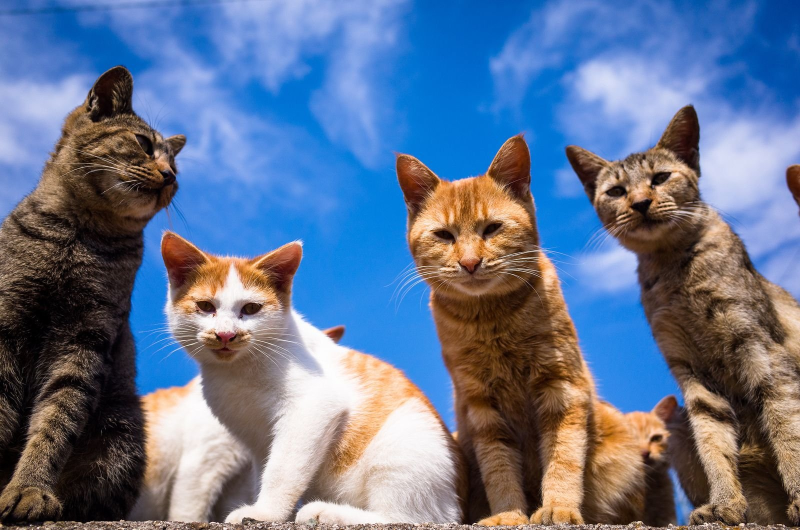
#> input picture ind/cat.jpg, 1600 x 1060 px (shown at 1/2 size)
$ jupyter execute ind.ipynb
#> lines starting #> are read from the running program, lines starting #| are printed output that depends on the picture
### Задание
Считать цветное изображение и выполнить вывод:
1. Проквантовать изображение, сократив число градаций до 8, 4, 2
2. Продискретизировать изображение с шагом дискретизации  10, 20, 30

[cell 1]
import cv2
from matplotlib import pyplot as plt
import numpy as np

[cell 2]
img = cv2.imread('cat.jpg')
#> img is the input picture: shape (1060, 1600, 3); mean B, G, R 143.7, 116.4, 100.9
img = cv2.cvtColor(img,cv2.COLOR_BGR2RGB)

Z = img.reshape((-1, 3))
Z = np.float32(Z)

crt = (cv2.TERM_CRITERIA_EPS + cv2.TERM_CRITERIA_MAX_ITER, 10, 1.0)

k = 8

pose = 221
plt.subplot(pose)
plt.axis('off')
plt.title("Оригинал")
plt.imshow(img)

while k >= 2:
    ret, label, center = cv2.kmeans(Z, k, None, crt, 10, cv2.KMEANS_RANDOM_CENTERS)
#> ret = 1.62e+09; center = [[96.21, 66.9, 48.6], [213.7, 172.7, 140.5], [37.17, 22.05, 15.81], [65.36, 132.3, 218.3], [232.5, 224.6, 226.1], [150.9, 116, 91.17], [135.6, 163.4, 226.2], [12.87, 112.1, 204.7]]

    center = np.uint8(center)
#> center = [[96, 66, 48], [213, 172, 140], [37, 22, 15], [65, 132, 218], [232, 224, 226], [150, 116, 91], [135, 163, 226], [12, 112, 204]]
    res = center[label.flatten()]
    res2 = res.reshape((img.shape))
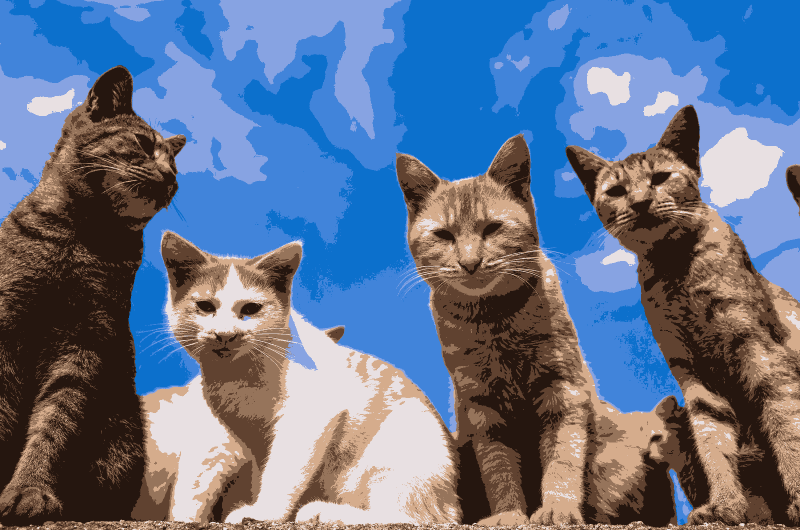
#> res2: shape (1060, 1600, 3) (shown at 1/2 size); mean R, G, B 100.4, 116, 143.2

    pose +=1
    plt.subplot(pose)
    plt.axis('off')
    plt.title(f"Шаг дискритизации {k}")
    plt.imshow(res2)
    k = k//2
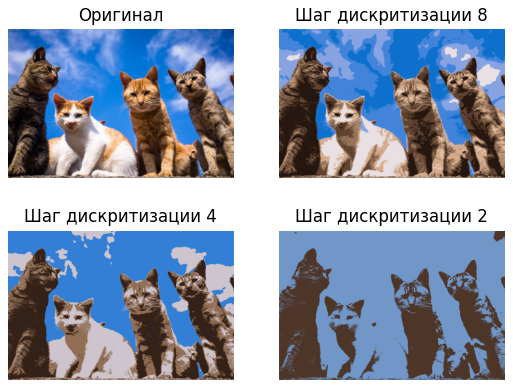
#> figure drawn by matplotlib, 4 panels

[cell 3]
image = cv2.imread('cat.jpg')
image = cv2.cvtColor(image, cv2.COLOR_BGR2RGB)
img = image.copy()

K = 10# размер шага
pose = 221
plt.subplot(pose)
plt.axis('off')
plt.title("Оригинал")
plt.imshow(image)
while K <= 30:
    s = img.shape
#> s = (1060, 1600, 3)
    h1, w1 = s[0], s[1]
#> h1 = 1060; w1 = 1600
    h = (s[0] - s[0] % K)
#> h = 1060
    w = (s[1] - s[1] % K)
#> w = 1600

    img = cv2.resize(img, (w, h))

    for y in range(0, h-1, K):
        for x in range(0, w-1, K):
            if len(s) > 2:
                s = np.average(img[y:(y + K), x:(x + K)], axis=0)
                img[y:(y + K), x:(x + K)] = np.average(s, axis=0)
            else:
                s = img[y:(y+K), x:(x+K)]
                img[y:(y+K), x:(x+K)] = np.average(s)
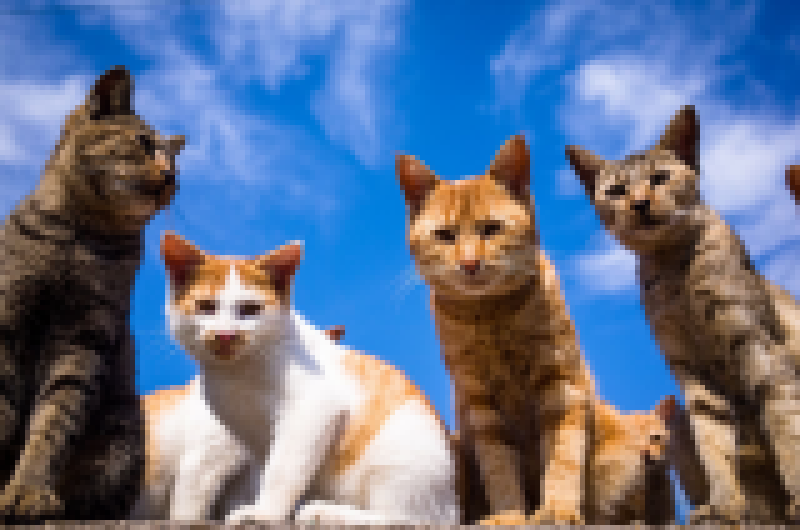
#> img: shape (1060, 1600, 3) (shown at 1/2 size); mean R, G, B 100.4, 115.9, 143.2

    img = cv2.resize(img, (w1, h1))
    pose +=1
    plt.subplot(pose)
    plt.axis('off')
    plt.title(f"Шаг дискритизации {K}")
    plt.imshow(img)
    K += 10
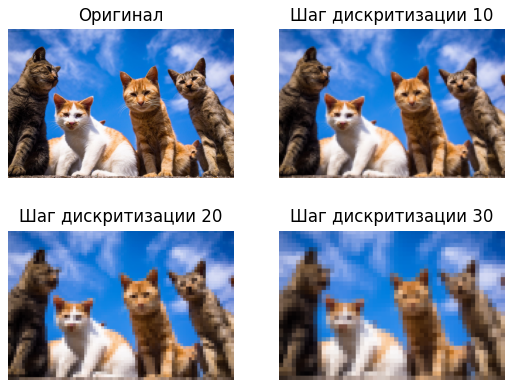
#> figure drawn by matplotlib, 4 panels
